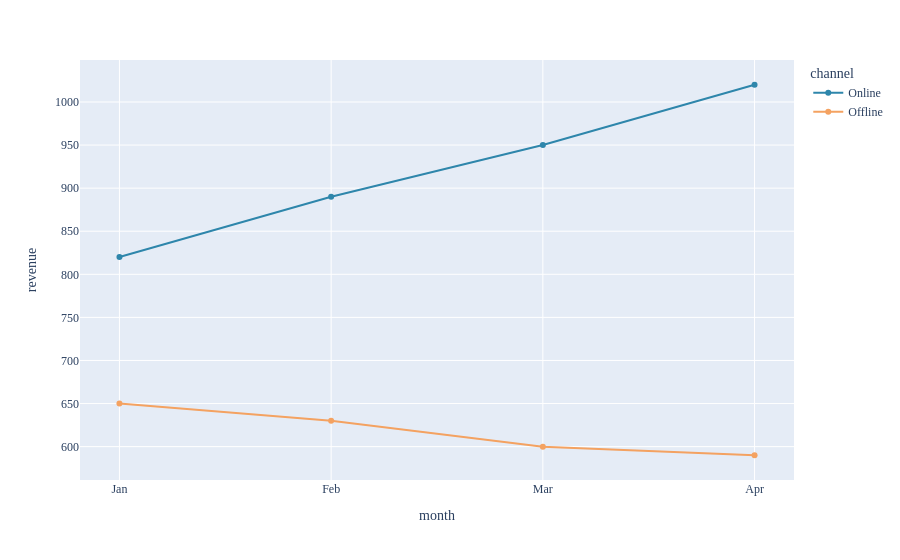
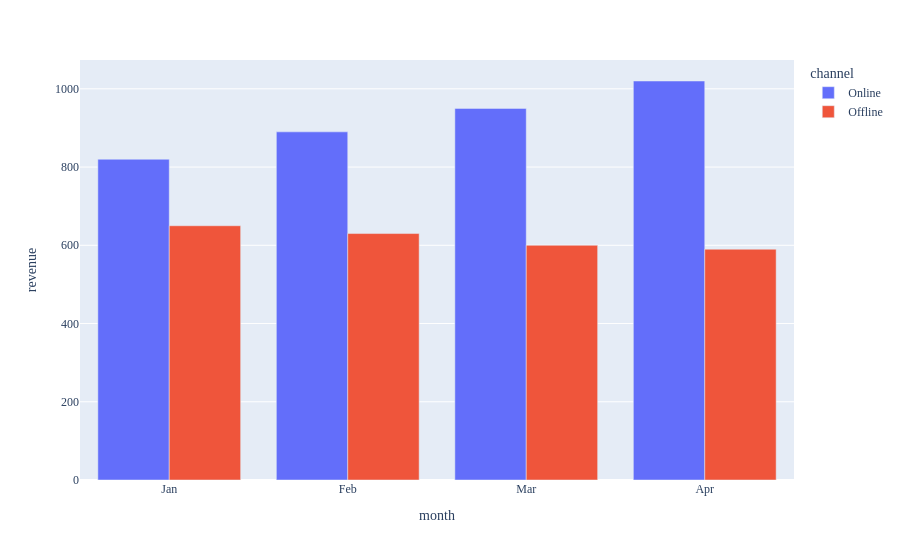

The code cell stored with these charts, in order, in its notebook:
### Markdown cell above
## Common Variations (자주 쓰는 변형)

### Code cell
# color= splits data into multiple colored series automatically
# color=를 지정하면 데이터가 여러 색상 시리즈로 자동 분리됨
months2 = ['Jan', 'Feb', 'Mar', 'Apr']
online = [820, 890, 950, 1020]
offline = [650, 630, 600, 590]
df2 = pd.DataFrame({
    'month': months2 * 2,
    'revenue': online + offline,
    'channel': ['Online'] * 4 + ['Offline'] * 4
})

fig = px.line(df2, x='month', y='revenue', color='channel', markers=True,
              color_discrete_map={'Online': '#2E86AB', 'Offline': '#F4A261'})
fig.update_layout(font=dict(family='AppleGothic'), hovermode='x unified')
fig.show()

# px.bar with color= needs barmode='group' explicitly (default is 'relative' -- see Mistake 3 below)
# color=가 있는 px.bar는 barmode='group'을 명시해야 함 (기본값은 'relative' -- 아래 실수 3 참고)
fig2 = px.bar(df2, x='month', y='revenue', color='channel', barmode='group')
fig2.update_layout(font=dict(family='AppleGothic'))
fig2.show()

### Figure 1 — Plotly figure (JSON) as saved in the notebook; plotly's stock layout.template omitted (floating-point values rounded to 4 significant figures)
{"data": [{"hovertemplate": "channel=Online<br>month=%{x}<br>revenue=%{y}<extra></extra>", "legendgroup": "Online", "line": {"color": "#2E86AB", "dash": "solid"}, "marker": {"symbol": "circle"}, "mode": "lines+markers", "name": "Online", "orientation": "v", "showlegend": true, "type": "scatter", "x": ["Jan", "Feb", "Mar", "Apr"], "xaxis": "x", "y": [820, 890, 950, 1020], "yaxis": "y"}, {"hovertemplate": "channel=Offline<br>month=%{x}<br>revenue=%{y}<extra></extra>", "legendgroup": "Offline", "line": {"color": "#F4A261", "dash": "solid"}, "marker": {"symbol": "circle"}, "mode": "lines+markers", "name": "Offline", "orientation": "v", "showlegend": true, "type": "scatter", "x": ["Jan", "Feb", "Mar", "Apr"], "xaxis": "x", "y": [650, 630, 600, 590], "yaxis": "y"}], "layout": {"font": {"family": "AppleGothic"}, "hovermode": "x unified", "legend": {"title": {"text": "channel"}, "tracegroupgap": 0}, "margin": {"t": 60}, "xaxis": {"anchor": "y", "domain": [0, 1], "title": {"text": "month"}}, "yaxis": {"anchor": "x", "domain": [0, 1], "title": {"text": "revenue"}}}}

### Figure 2 — Plotly figure (JSON) as saved in the notebook; plotly's stock layout.template omitted (floating-point values rounded to 4 significant figures)
{"data": [{"alignmentgroup": "True", "hovertemplate": "channel=Online<br>month=%{x}<br>revenue=%{y}<extra></extra>", "legendgroup": "Online", "marker": {"color": "#636efa", "pattern": {"shape": ""}}, "name": "Online", "offsetgroup": "Online", "orientation": "v", "showlegend": true, "textposition": "auto", "type": "bar", "x": ["Jan", "Feb", "Mar", "Apr"], "xaxis": "x", "y": [820, 890, 950, 1020], "yaxis": "y"}, {"alignmentgroup": "True", "hovertemplate": "channel=Offline<br>month=%{x}<br>revenue=%{y}<extra></extra>", "legendgroup": "Offline", "marker": {"color": "#EF553B", "pattern": {"shape": ""}}, "name": "Offline", "offsetgroup": "Offline", "orientation": "v", "showlegend": true, "textposition": "auto", "type": "bar", "x": ["Jan", "Feb", "Mar", "Apr"], "xaxis": "x", "y": [650, 630, 600, 590], "yaxis": "y"}], "layout": {"barmode": "group", "font": {"family": "AppleGothic"}, "legend": {"title": {"text": "channel"}, "tracegroupgap": 0}, "margin": {"t": 60}, "xaxis": {"anchor": "y", "domain": [0, 1], "title": {"text": "month"}}, "yaxis": {"anchor": "x", "domain": [0, 1], "title": {"text": "revenue"}}}}
